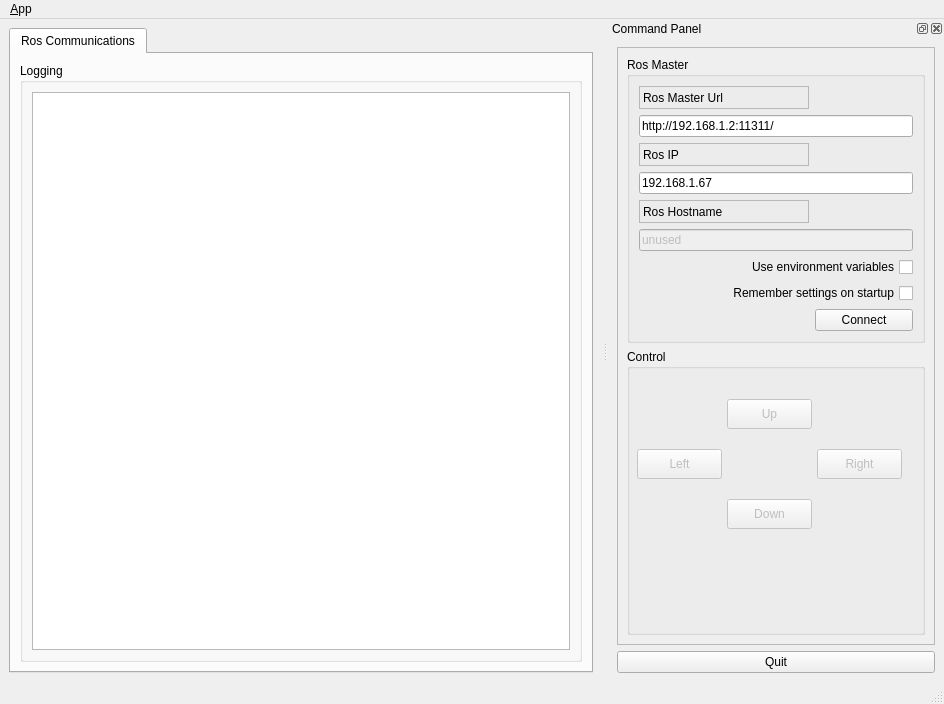
<?xml version="1.0" encoding="UTF-8"?>
<ui version="4.0">
 <class>MainWindowDesign</class>
 <widget class="QMainWindow" name="MainWindowDesign">
  <property name="geometry">
   <rect>
    <x>0</x>
    <y>0</y>
    <width>944</width>
    <height>704</height>
   </rect>
  </property>
  <property name="sizePolicy">
   <sizepolicy hsizetype="Fixed" vsizetype="Fixed">
    <horstretch>0</horstretch>
    <verstretch>0</verstretch>
   </sizepolicy>
  </property>
  <property name="windowTitle">
   <string>QRosApp</string>
  </property>
  <property name="windowIcon">
   <iconset resource="../resources/images.qrc">
    <normaloff>:/images/icon.png</normaloff>:/images/icon.png</iconset>
  </property>
  <property name="locale">
   <locale language="English" country="Australia"/>
  </property>
  <widget class="QWidget" name="centralwidget">
   <layout class="QHBoxLayout">
    <item>
     <widget class="QTabWidget" name="tab_manager">
      <property name="minimumSize">
       <size>
        <width>100</width>
        <height>0</height>
       </size>
      </property>
      <property name="locale">
       <locale language="English" country="Australia"/>
      </property>
      <property name="currentIndex">
       <number>0</number>
      </property>
      <widget class="QWidget" name="tab_status">
       <attribute name="title">
        <string>Ros Communications</string>
       </attribute>
       <layout class="QVBoxLayout" name="verticalLayout_2">
        <item>
         <widget class="QGroupBox" name="groupBox_12">
          <property name="sizePolicy">
           <sizepolicy hsizetype="MinimumExpanding" vsizetype="Preferred">
            <horstretch>0</horstretch>
            <verstretch>0</verstretch>
           </sizepolicy>
          </property>
          <property name="title">
           <string>Logging</string>
          </property>
          <layout class="QGridLayout" name="gridLayout_3">
           <item row="0" column="0">
            <widget class="QListView" name="view_logging"/>
           </item>
          </layout>
         </widget>
        </item>
       </layout>
      </widget>
     </widget>
    </item>
   </layout>
  </widget>
  <widget class="QMenuBar" name="menubar">
   <property name="geometry">
    <rect>
     <x>0</x>
     <y>0</y>
     <width>944</width>
     <height>28</height>
    </rect>
   </property>
   <widget class="QMenu" name="menu_File">
    <property name="title">
     <string>&amp;App</string>
    </property>
    <addaction name="action_Preferences"/>
    <addaction name="separator"/>
    <addaction name="actionAbout"/>
    <addaction name="actionAbout_Qt"/>
    <addaction name="separator"/>
    <addaction name="action_Quit"/>
   </widget>
   <addaction name="menu_File"/>
  </widget>
  <widget class="QStatusBar" name="statusbar"/>
  <widget class="QDockWidget" name="dock_status">
   <property name="sizePolicy">
    <sizepolicy hsizetype="Minimum" vsizetype="Preferred">
     <horstretch>0</horstretch>
     <verstretch>0</verstretch>
    </sizepolicy>
   </property>
   <property name="minimumSize">
    <size>
     <width>336</width>
     <height>612</height>
    </size>
   </property>
   <property name="allowedAreas">
    <set>Qt::RightDockWidgetArea</set>
   </property>
   <property name="windowTitle">
    <string>Command Panel</string>
   </property>
   <attribute name="dockWidgetArea">
    <number>2</number>
   </attribute>
   <widget class="QWidget" name="dockWidgetContents_2">
    <layout class="QVBoxLayout" name="verticalLayout">
     <item>
      <widget class="QFrame" name="frame">
       <property name="sizePolicy">
        <sizepolicy hsizetype="Minimum" vsizetype="Preferred">
         <horstretch>0</horstretch>
         <verstretch>0</verstretch>
        </sizepolicy>
       </property>
       <property name="frameShape">
        <enum>QFrame::StyledPanel</enum>
       </property>
       <property name="frameShadow">
        <enum>QFrame::Raised</enum>
       </property>
       <layout class="QVBoxLayout" name="verticalLayout_3">
        <property name="sizeConstraint">
         <enum>QLayout::SetDefaultConstraint</enum>
        </property>
        <item>
         <widget class="QGroupBox" name="groupBox">
          <property name="title">
           <string>Ros Master</string>
          </property>
          <layout class="QGridLayout" name="gridLayout">
           <item row="0" column="0">
            <widget class="QLabel" name="label">
             <property name="frameShape">
              <enum>QFrame::StyledPanel</enum>
             </property>
             <property name="frameShadow">
              <enum>QFrame::Raised</enum>
             </property>
             <property name="text">
              <string>Ros Master Url</string>
             </property>
            </widget>
           </item>
           <item row="1" column="0" colspan="2">
            <widget class="QLineEdit" name="line_edit_master">
             <property name="text">
              <string>http://192.168.1.2:11311/</string>
             </property>
            </widget>
           </item>
           <item row="2" column="0">
            <widget class="QLabel" name="label_2">
             <property name="frameShape">
              <enum>QFrame::StyledPanel</enum>
             </property>
             <property name="frameShadow">
              <enum>QFrame::Raised</enum>
             </property>
             <property name="text">
              <string>Ros IP</string>
             </property>
            </widget>
           </item>
           <item row="3" column="0" colspan="2">
            <widget class="QLineEdit" name="line_edit_host">
             <property name="text">
              <string>192.168.1.67</string>
             </property>
            </widget>
           </item>
           <item row="4" column="0">
            <widget class="QLabel" name="label_3">
             <property name="frameShape">
              <enum>QFrame::StyledPanel</enum>
             </property>
             <property name="frameShadow">
              <enum>QFrame::Raised</enum>
             </property>
             <property name="text">
              <string>Ros Hostname</string>
             </property>
            </widget>
           </item>
           <item row="5" column="0" colspan="2">
            <widget class="QLineEdit" name="line_edit_topic">
             <property name="enabled">
              <bool>false</bool>
             </property>
             <property name="text">
              <string>unused</string>
             </property>
            </widget>
           </item>
           <item row="6" column="0" colspan="2">
            <widget class="QCheckBox" name="checkbox_use_environment">
             <property name="layoutDirection">
              <enum>Qt::RightToLeft</enum>
             </property>
             <property name="text">
              <string>Use environment variables</string>
             </property>
            </widget>
           </item>
           <item row="7" column="0" colspan="2">
            <widget class="QCheckBox" name="checkbox_remember_settings">
             <property name="layoutDirection">
              <enum>Qt::RightToLeft</enum>
             </property>
             <property name="text">
              <string>Remember settings on startup</string>
             </property>
            </widget>
           </item>
           <item row="8" column="0">
            <spacer name="horizontalSpacer">
             <property name="orientation">
              <enum>Qt::Horizontal</enum>
             </property>
             <property name="sizeHint" stdset="0">
              <size>
               <width>170</width>
               <height>21</height>
              </size>
             </property>
            </spacer>
           </item>
           <item row="8" column="1">
            <widget class="QPushButton" name="button_connect">
             <property name="enabled">
              <bool>true</bool>
             </property>
             <property name="sizePolicy">
              <sizepolicy hsizetype="MinimumExpanding" vsizetype="Fixed">
               <horstretch>0</horstretch>
               <verstretch>0</verstretch>
              </sizepolicy>
             </property>
             <property name="toolTip">
              <string>Set the target to the current joint trajectory state.</string>
             </property>
             <property name="statusTip">
              <string>Clear all waypoints and set the target to the current joint trajectory state.</string>
             </property>
             <property name="text">
              <string>Connect</string>
             </property>
            </widget>
           </item>
          </layout>
         </widget>
        </item>
        <item>
         <widget class="QGroupBox" name="groupBox_2">
          <property name="title">
           <string>Control</string>
          </property>
          <widget class="QPushButton" name="button_up">
           <property name="enabled">
            <bool>false</bool>
           </property>
           <property name="geometry">
            <rect>
             <x>100</x>
             <y>50</y>
             <width>85</width>
             <height>30</height>
            </rect>
           </property>
           <property name="sizePolicy">
            <sizepolicy hsizetype="Fixed" vsizetype="Fixed">
             <horstretch>0</horstretch>
             <verstretch>0</verstretch>
            </sizepolicy>
           </property>
           <property name="cursor">
            <cursorShape>PointingHandCursor</cursorShape>
           </property>
           <property name="toolTip">
            <string>Set the target to the current joint trajectory state.</string>
           </property>
           <property name="statusTip">
            <string>Clear all waypoints and set the target to the current joint trajectory state.</string>
           </property>
           <property name="text">
            <string>Up</string>
           </property>
          </widget>
          <widget class="QPushButton" name="button_left">
           <property name="enabled">
            <bool>false</bool>
           </property>
           <property name="geometry">
            <rect>
             <x>10</x>
             <y>100</y>
             <width>85</width>
             <height>30</height>
            </rect>
           </property>
           <property name="sizePolicy">
            <sizepolicy hsizetype="Fixed" vsizetype="Fixed">
             <horstretch>0</horstretch>
             <verstretch>0</verstretch>
            </sizepolicy>
           </property>
           <property name="cursor">
            <cursorShape>PointingHandCursor</cursorShape>
           </property>
           <property name="toolTip">
            <string>Set the target to the current joint trajectory state.</string>
           </property>
           <property name="statusTip">
            <string>Clear all waypoints and set the target to the current joint trajectory state.</string>
           </property>
           <property name="text">
            <string>Left</string>
           </property>
          </widget>
          <widget class="QPushButton" name="button_right">
           <property name="enabled">
            <bool>false</bool>
           </property>
           <property name="geometry">
            <rect>
             <x>190</x>
             <y>100</y>
             <width>85</width>
             <height>30</height>
            </rect>
           </property>
           <property name="sizePolicy">
            <sizepolicy hsizetype="Fixed" vsizetype="Fixed">
             <horstretch>0</horstretch>
             <verstretch>0</verstretch>
            </sizepolicy>
           </property>
           <property name="cursor">
            <cursorShape>PointingHandCursor</cursorShape>
           </property>
           <property name="toolTip">
            <string>Set the target to the current joint trajectory state.</string>
           </property>
           <property name="statusTip">
            <string>Clear all waypoints and set the target to the current joint trajectory state.</string>
           </property>
           <property name="text">
            <string>Right</string>
           </property>
          </widget>
          <widget class="QPushButton" name="button_down">
           <property name="enabled">
            <bool>false</bool>
           </property>
           <property name="geometry">
            <rect>
             <x>100</x>
             <y>150</y>
             <width>85</width>
             <height>30</height>
            </rect>
           </property>
           <property name="sizePolicy">
            <sizepolicy hsizetype="Fixed" vsizetype="Fixed">
             <horstretch>0</horstretch>
             <verstretch>0</verstretch>
            </sizepolicy>
           </property>
           <property name="cursor">
            <cursorShape>PointingHandCursor</cursorShape>
           </property>
           <property name="toolTip">
            <string>Set the target to the current joint trajectory state.</string>
           </property>
           <property name="statusTip">
            <string>Clear all waypoints and set the target to the current joint trajectory state.</string>
           </property>
           <property name="text">
            <string>Down</string>
           </property>
          </widget>
         </widget>
        </item>
       </layout>
      </widget>
     </item>
     <item>
      <widget class="QPushButton" name="quit_button">
       <property name="sizePolicy">
        <sizepolicy hsizetype="MinimumExpanding" vsizetype="Fixed">
         <horstretch>0</horstretch>
         <verstretch>0</verstretch>
        </sizepolicy>
       </property>
       <property name="text">
        <string>Quit</string>
       </property>
      </widget>
     </item>
    </layout>
   </widget>
  </widget>
  <action name="action_Quit">
   <property name="text">
    <string>&amp;Quit</string>
   </property>
   <property name="shortcut">
    <string>Ctrl+Q</string>
   </property>
   <property name="shortcutContext">
    <enum>Qt::ApplicationShortcut</enum>
   </property>
  </action>
  <action name="action_Preferences">
   <property name="text">
    <string>&amp;Preferences</string>
   </property>
  </action>
  <action name="actionAbout">
   <property name="text">
    <string>&amp;About</string>
   </property>
  </action>
  <action name="actionAbout_Qt">
   <property name="text">
    <string>About &amp;Qt</string>
   </property>
  </action>
 </widget>
 <resources>
  <include location="../resources/images.qrc"/>
 </resources>
 <connections>
  <connection>
   <sender>action_Quit</sender>
   <signal>triggered()</signal>
   <receiver>MainWindowDesign</receiver>
   <slot>close()</slot>
   <hints>
    <hint type="sourcelabel">
     <x>-1</x>
     <y>-1</y>
    </hint>
    <hint type="destinationlabel">
     <x>399</x>
     <y>299</y>
    </hint>
   </hints>
  </connection>
  <connection>
   <sender>quit_button</sender>
   <signal>clicked()</signal>
   <receiver>MainWindowDesign</receiver>
   <slot>close()</slot>
   <hints>
    <hint type="sourcelabel">
     <x>859</x>
     <y>552</y>
    </hint>
    <hint type="destinationlabel">
     <x>469</x>
     <y>299</y>
    </hint>
   </hints>
  </connection>
 </connections>
</ui>
